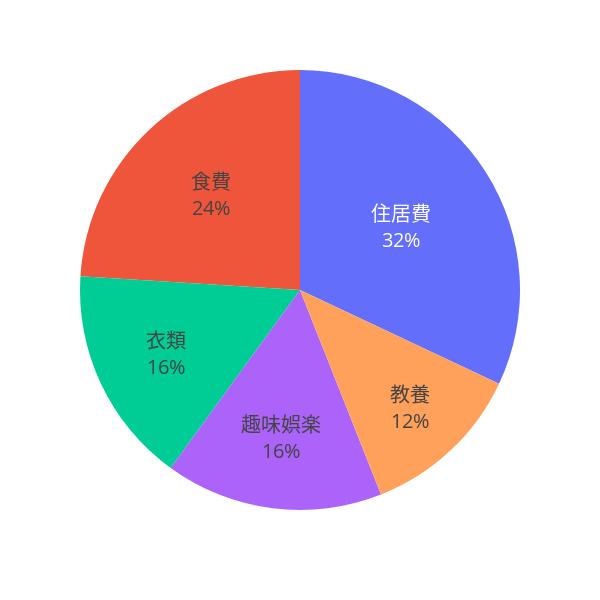

Notebook code cell kept with this figure:
### Markdown cell above
### 円グラフとサンバーストグラフ

### Code cell
# 1. px.pie の引数で直接サイズを指定する場合
pie_fig = px.pie(
    composition_df, 
    names="中分類", 
    values="金額",
    width=600,  # 幅を指定
    height=600  # 円グラフなので正方形に近いサイズが綺麗です
)

# 2. トレース（円の表示形式）の更新
pie_fig.update_traces(
    textinfo="label+percent", # 項目名とパーセントを表示
    textfont_size=20,         # 文字サイズ
    showlegend=False,         # 凡例を非表示
)

# 【別解】作成した後にサイズを指定（上書き）したい場合は、こちら
# pie_fig.update_layout(width=500, height=500)

# 3. グラフを表示
pie_fig.show()

### Figure 1 — Plotly figure (JSON) as saved in the notebook; plotly's stock layout.template omitted (floating-point values rounded to 4 significant figures)
{"data": [{"domain": {"x": [0, 1], "y": [0, 1]}, "hovertemplate": "中分類=%{label}<br>金額=%{value}<extra></extra>", "labels": ["衣類", "食費", "住居費", "教養", "趣味娯楽"], "legendgroup": "", "name": "", "showlegend": false, "textfont": {"size": 20}, "textinfo": "label+percent", "type": "pie", "values": [20, 30, 40, 15, 20]}], "layout": {"height": 600, "legend": {"tracegroupgap": 0}, "margin": {"t": 60}, "width": 600}}
